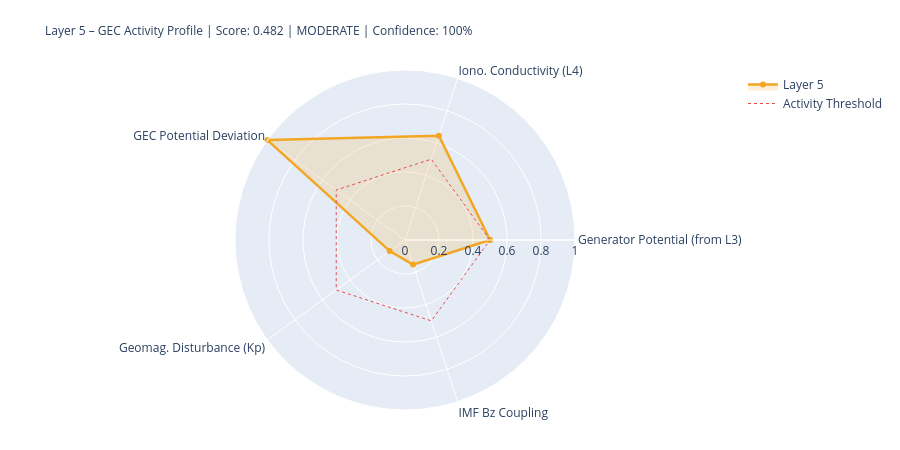

This figure's notebook cell:
### Markdown cell above
---
## 5. State Assessment & Handoff to Layer 6

### Code cell
# ============================================================
# LAYER-5-SCORE
# ============================================================

# Components
# 1) Generator activity (Layer-3-driven)
gen_score = norm(generator_strength, 0.3, 2.0)
gen_src   = 'from_layer3' if l3_thunder_score is not None else 'estimated'

# 2) Ionospheric conductivity (Layer-4-driven)
iono_score = norm(iono_cond_factor, 0.7, 1.4)
iono_src   = 'from_layer4' if l4_ioniz is not None else 'estimated'

# 3) GEC potential deviation from reference
pot_score = norm(abs(delta_V_pct), 0, 30)  # 0 = at reference, 1 = 30% deviation
pot_src   = 'derived'

# 4) Geomagnetic disturbance (Kp) – modulates vertical currents
kp_score = norm(kp_val, 0, 9)
kp_src   = 'primary' if kp_now is not None else 'from_layer4'

# 5) IMF Bz coupling (southward = stronger M-I coupling → GEC influence)
bz_score = norm(-(bz_now or 0), -5, 30) if bz_now is not None else None
bz_src   = 'primary' if bz_now is not None else 'missing'

COMPONENTS = {
    'Generator Potential (from L3)':  {'score': gen_score,   'source': 'derived_from_layer3', 'dynamic': True},
    'Iono. Conductivity (L4)':      {'score': iono_score,  'source': iono_src, 'dynamic': True},
    'GEC Potential Deviation':      {'score': pot_score,   'source': pot_src,  'dynamic': True},
    'Geomag. Disturbance (Kp)':         {'score': kp_score,    'source': kp_src,   'dynamic': True},
    'IMF Bz Coupling':               {'score': bz_score,    'source': bz_src,   'dynamic': True},
}

available   = {k: v['score'] for k, v in COMPONENTS.items() if v['score'] is not None}
unavailable = [k for k, v in COMPONENTS.items() if v['score'] is None]
layer5_score = round(sum(available.values()) / len(available), 4) if available else None
confidence   = round(len(available) / len(COMPONENTS), 2)
level = ('unknown' if layer5_score is None
         else 'quiet'   if layer5_score < 0.3
         else 'moderate' if layer5_score < 0.6
         else 'active')
dominant_l5 = max(available, key=available.get) if available else 'none'

# Kp consistency: separate 1-min raw value from score value
kp_1m_raw   = kp_now          # directly from API (can be 0.0 during live measurement)
kp_for_score = kp_val          # from Layer-0 context or estimated value if needed
kp_score_src = kp_src

W = 68
print('=' * W)
print('LAYER 5 – GLOBAL ELECTRIC CIRCUIT – STATE ASSESSMENT')
print('=' * W)
for name, comp in COMPONENTS.items():
    s = comp['score']
    if s is not None:
        bar = '█' * int(s*20) + '░' * (20-int(s*20))
        print(f'  {name:<34} {bar}  {s:.3f}  [{comp["source"]}]')
    else:
        print(f'  {name:<34} {"─"*20}  n/a   [missing]')
print('-' * W)
print(f'  Score:         {layer5_score:.3f}  ({len(available)}/{len(COMPONENTS)} components)')
print(f'  Confidence:    {confidence:.0%}')
print(f'  Level:         {level.upper()}')
print(f'  Dominant:      {dominant_l5}')
print(f'  V_iono:        {V_iono_mod:.1f} kV  (Δ {delta_V_pct:+.1f}% vs. Ref)')
print(f'  I_total:       {I_total_mod:.1f} A   (Δ {delta_I_pct:+.1f}% vs. Ref)')
print('=' * W)

# Radar
cats   = list(available.keys())
vals_r = list(available.values())
if len(cats) >= 3:
    fig = go.Figure()
    fig.add_trace(go.Scatterpolar(
        r=vals_r + [vals_r[0]], theta=cats + [cats[0]],
        fill='toself', fillcolor='rgba(242,166,35,0.18)',
        line=dict(color='#F2A623', width=2.5), name='Layer 5'
    ))
    fig.add_trace(go.Scatterpolar(
        r=[0.5]*(len(cats)+1), theta=cats+[cats[0]],
        line=dict(color='#E24B4A', dash='dot', width=1),
        mode='lines', name='Activity Threshold'
    ))
    fig.update_layout(
        title=dict(
            text=f'Layer 5 – GEC Activity Profile | Score: {layer5_score:.3f} | {level.upper()} | Confidence: {confidence:.0%}',
            font=dict(size=12)
        ),
        polar=dict(radialaxis=dict(visible=True, range=[0,1])),
        height=450, showlegend=True,
        margin=dict(l=80, r=80, t=70, b=40)
    )
    fig.show()

### Figure 1 — Plotly figure (JSON) as saved in the notebook; plotly's stock layout.template omitted (floating-point values rounded to 4 significant figures)
{"data": [{"fill": "toself", "fillcolor": "rgba(242,166,35,0.18)", "line": {"color": "#F2A623", "width": 2.5}, "name": "Layer 5", "r": [0.5, 0.6454, 1.0, 0.1111, 0.1523, 0.5], "theta": ["Generator Potential (from L3)", "Iono. Conductivity (L4)", "GEC Potential Deviation", "Geomag. Disturbance (Kp)", "IMF Bz Coupling", "Generator Potential (from L3)"], "type": "scatterpolar"}, {"line": {"color": "#E24B4A", "dash": "dot", "width": 1}, "mode": "lines", "name": "Activity Threshold", "r": [0.5, 0.5, 0.5, 0.5, 0.5, 0.5], "theta": ["Generator Potential (from L3)", "Iono. Conductivity (L4)", "GEC Potential Deviation", "Geomag. Disturbance (Kp)", "IMF Bz Coupling", "Generator Potential (from L3)"], "type": "scatterpolar"}], "layout": {"height": 450, "margin": {"b": 40, "l": 80, "r": 80, "t": 70}, "polar": {"radialaxis": {"range": [0, 1], "visible": true}}, "showlegend": true, "title": {"font": {"size": 12}, "text": "Layer 5 – GEC Activity Profile | Score: 0.482 | MODERATE | Confidence: 100%"}}}
